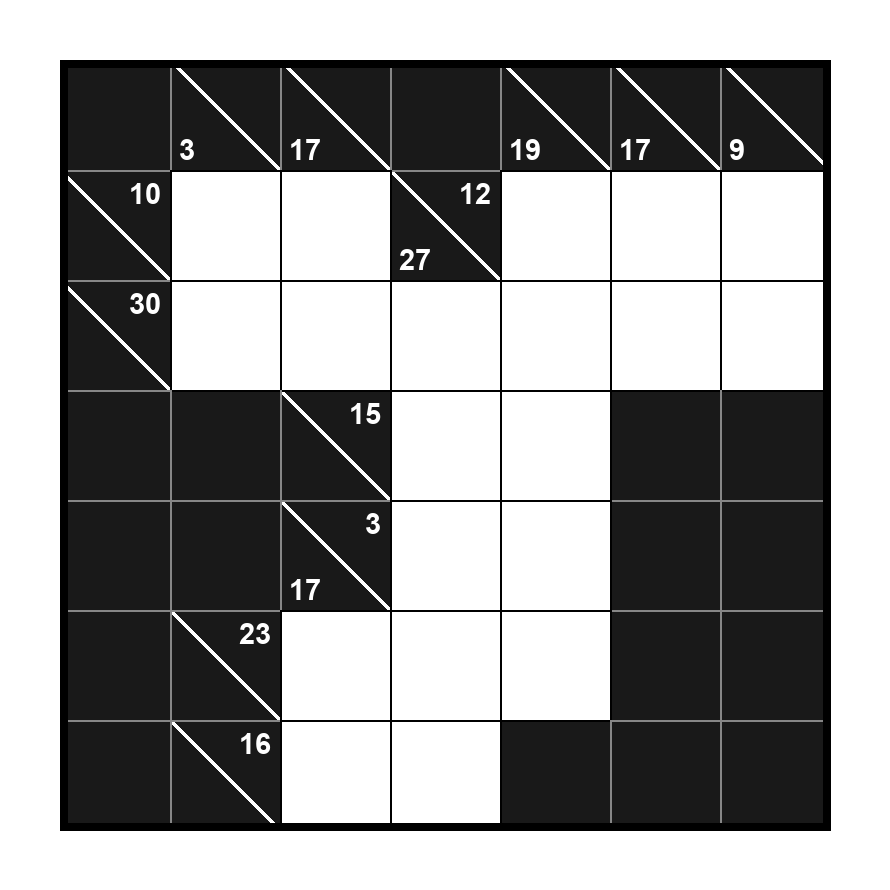
#> input picture data/original/L_kakuro_07x07_clasico_01.png, 890 x 890 px
$ python pipeline.py ../../data/original/L_kakuro_07x07_clasico_01.png --salida ../../data/original/L_kakuro_07x07_clasico_01.png
#> lines starting #> are read from the running program, lines starting #| are printed output that depends on the picture; after the words box and inside, x2 and y2 are one past the last pixel; in counts of white or black regions, pixels touching at a corner belong together
#> in leer_imagen, returned value is the input picture: shape (890, 890, 3); min 0, max 255, mean 151.9
### src/kakuro/tablero.py
"""Tablero: localizar el Kakuro en la imagen y corregir la perspectiva."""

import cv2
import numpy as np

from . import config
from .cuadricula import detectar_cuadricula


def ordenar_puntos(puntos):
    """Ordena las 4 esquinas de un cuadrilátero.

    Recibe 4 puntos (x, y) en cualquier orden y en cualquier forma que se
    pueda llevar a (4, 2). Devuelve un arreglo float32 de (4, 2) en este
    orden: arriba-izquierda, arriba-derecha, abajo-derecha, abajo-izquierda.

    Arriba-izquierda tiene la menor x+y y abajo-derecha la mayor; con y-x,
    arriba-derecha tiene el menor valor y abajo-izquierda el mayor.
    """
    puntos = np.asarray(puntos, np.float32).reshape(4, 2)
    suma = puntos.sum(axis=1)
    resta = np.diff(puntos, axis=1).ravel()
    return puntos[[np.argmin(suma), np.argmin(resta), np.argmax(suma), np.argmax(resta)]]


# -----------------------------------------------------------------------------
# Respaldo: buscar el borde del tablero con líneas de Hough
# -----------------------------------------------------------------------------


# [144 lines left out: functions detectar_segmentos, agrupar_lineas, interseccion, armar_cuadrilateros, candidatos_por_lineas, not called in this run]


# -----------------------------------------------------------------------------
# Corrección de perspectiva
# -----------------------------------------------------------------------------


def probar_cuadrilatero(imagen, q, escala):
    """Rectifica la imagen con un cuadrilátero y comprueba si tiene una grilla.

    Recibe la imagen original (BGR), las 4 esquinas q medidas en la imagen
    reducida y la escala de esa reducción.
    Devuelve una tupla (puntaje, rectificada, n, lx, ly) si
    detectar_cuadricula encuentra una grilla, o None si no.
    """
    destino = np.float32([[0, 0], [config.LADO - 1, 0], [config.LADO - 1, config.LADO - 1], [0, config.LADO - 1]])
    matriz = cv2.getPerspectiveTransform(q / escala, destino)
    rectificada = cv2.warpPerspective(imagen, matriz, (config.LADO, config.LADO))
    try:
        n, lx, ly, puntaje = detectar_cuadricula(rectificada)
    except ValueError:
        return None
    return puntaje, rectificada, n, lx, ly


def rectificar_tablero(imagen):
    """Encuentra el tablero en la imagen y lo lleva a una vista frontal cuadrada.

    1. Reduce la imagen y busca contornos de 4 lados en 3 mapas (Canny,
       Canny con CLAHE y umbral adaptativo).
    2. Prueba los MAX_CUADRILATEROS de mayor área: rectifica cada uno y se
       queda con los que tienen una grilla válida.
    3. Si ninguno sirvió, usa el respaldo con líneas de Hough y, entre los
       candidatos con buen puntaje, elige el de mayor área.
    4. Devuelve el de mayor puntaje (y a igual puntaje, mayor área).

    Recibe la imagen original (BGR).
    Devuelve una tupla (rectificada, n, lx, ly, puntaje):
      - rectificada: imagen BGR de LADO×LADO;
      - n, lx, ly, puntaje: como en cuadricula.detectar_cuadricula.
    Lanza ValueError si no encuentra el tablero completo.
    """
    alto, ancho = imagen.shape[:2]
    escala = min(1, config.ESCALA_MAX / max(alto, ancho))
    pequena = cv2.resize(imagen, None, fx=escala, fy=escala) if escala < 1 else imagen
    gris = cv2.cvtColor(pequena, cv2.COLOR_BGR2GRAY)
    gris = cv2.GaussianBlur(gris, config.KERNEL_DESENFOQUE_TABLERO, 0)
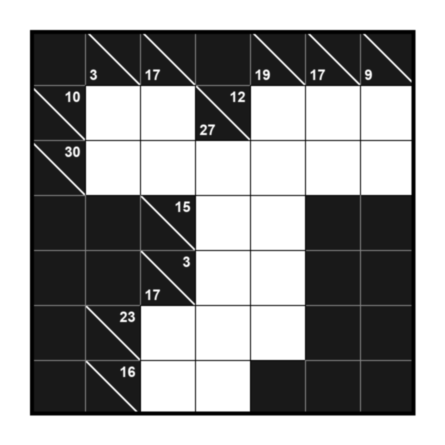
#> gris: shape (890, 890) (shown at 1/2 size); min 0, max 255, mean 151.9
    realzada = cv2.createCLAHE(clipLimit=config.CLAHE_LIMITE, tileGridSize=config.CLAHE_CUADRICULA).apply(gris)
    mapas = [
        cv2.Canny(gris, *config.CANNY_TABLERO_GRIS),
        cv2.Canny(realzada, *config.CANNY_TABLERO_REALZADA),
        cv2.adaptiveThreshold(
            gris, 255, cv2.ADAPTIVE_THRESH_GAUSSIAN_C, cv2.THRESH_BINARY_INV,
            config.BLOQUE_ADAPTATIVO_TABLERO, config.CONSTANTE_ADAPTATIVA_TABLERO,
        ),
    ]
    cuadrilateros = []
    area_imagen = pequena.shape[0] * pequena.shape[1]
    for mapa in mapas:
        mapa = cv2.morphologyEx(mapa, cv2.MORPH_CLOSE, np.ones(config.KERNEL_CIERRE_TABLERO, np.uint8))
        contornos, _ = cv2.findContours(mapa, cv2.RETR_LIST, cv2.CHAIN_APPROX_SIMPLE)
        for contorno in contornos:
            area = cv2.contourArea(contorno)
            if not config.AREA_MIN_TABLERO * area_imagen < area < config.AREA_MAX_TABLERO * area_imagen:
                continue
            perimetro = cv2.arcLength(contorno, True)
            for epsilon in config.EPSILONS_APROXIMACION:
                poligono = cv2.approxPolyDP(contorno, epsilon * perimetro, True)
                if len(poligono) == 4 and cv2.isContourConvex(poligono):
                    q = ordenar_puntos(poligono)
                    lados = np.linalg.norm(q - np.roll(q, 1, axis=0), axis=1)
                    # Demasiado alargado: se prueba con el siguiente epsilon.
                    if min(lados) / max(lados) < config.PROPORCION_LADOS_MIN:
                        continue
                    if not any(
                        np.mean(np.linalg.norm(q - q0, axis=1)) < config.DISTANCIA_CUADRILATERO_REPETIDO
                        for _, q0 in cuadrilateros
                    ):
                        cuadrilateros.append((area, q))
                    break
#> this loop made 3 passes
#> pass 1, in rectificar_tablero, `mapa = cv2.morphologyEx(mapa, cv2.MORPH_CLOSE, np.ones(config.KERNEL_C..`:
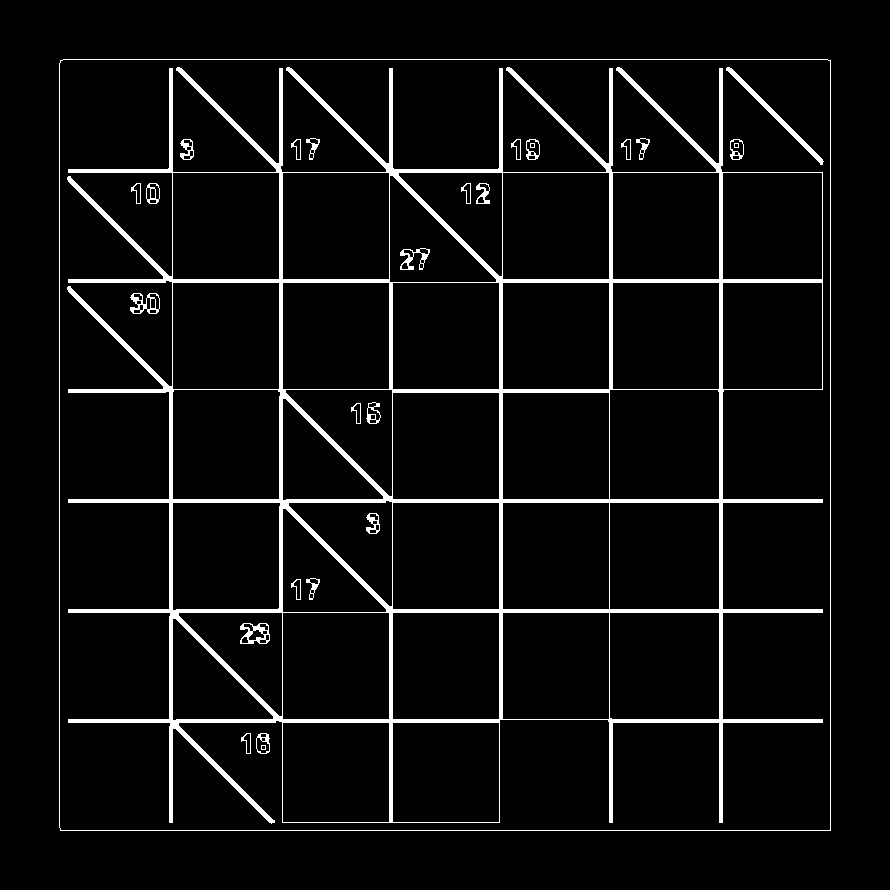
#> mapa: shape (890, 890); 5.4% white; 28 white regions (3 under 20 px), largest, box (x1, y1, x2, y2) and area: (67, 67, 823, 824) 36442, (59, 59, 831, 831) 3080, (726, 67, 824, 165) 669
#> pass 2, in rectificar_tablero, `mapa = cv2.morphologyEx(mapa, cv2.MORPH_CLOSE, np.ones(config.KERNEL_C..`:
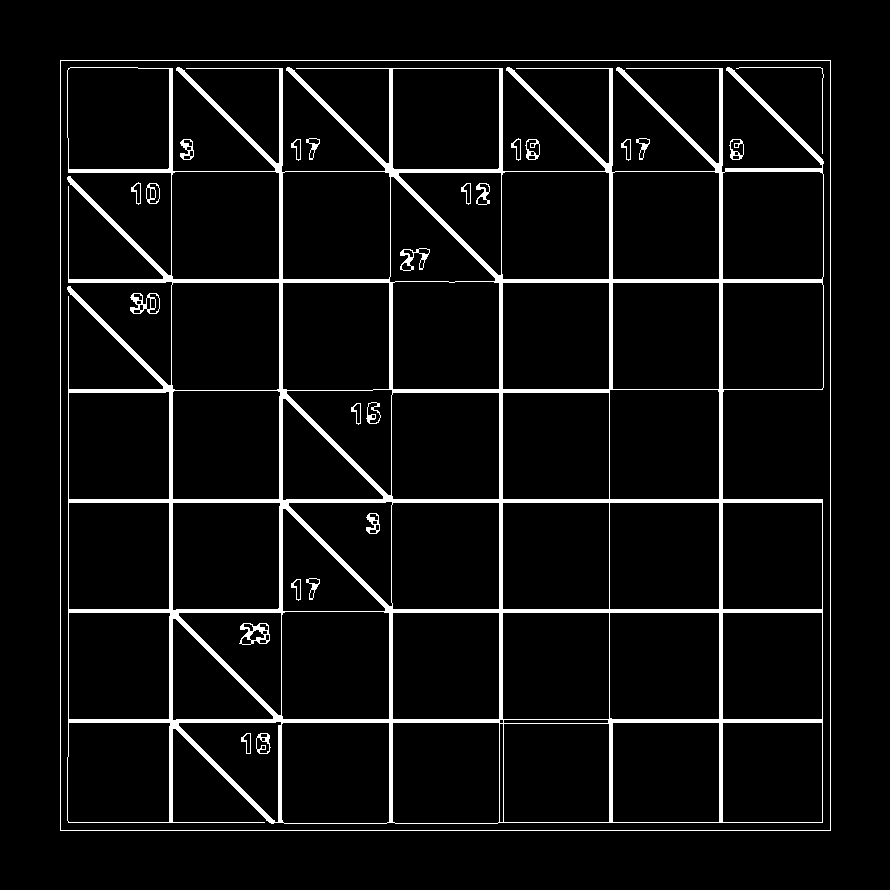
#> mapa: shape (890, 890); 5.8% white; 25 white regions, largest, box (x1, y1, x2, y2) and area: (67, 67, 824, 824) 40106, (60, 60, 831, 831) 3080, (239, 623, 270, 645) 298
#> pass 3, in rectificar_tablero, `mapa = cv2.morphologyEx(mapa, cv2.MORPH_CLOSE, np.ones(config.KERNEL_C..`:
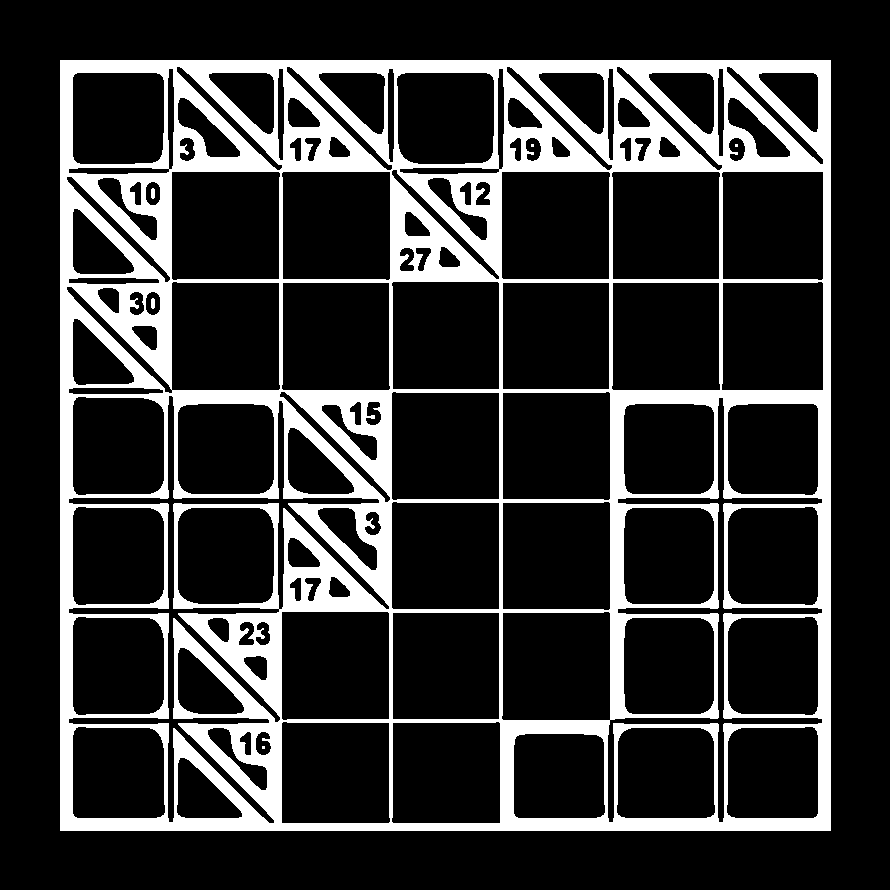
#> mapa: shape (890, 890); 19.7% white; 6 white regions (3 under 20 px), largest, box (x1, y1, x2, y2) and area: (60, 60, 831, 831) 155798, (151, 188, 155, 199) 40, (151, 298, 155, 309) 40
#> after the loop, cuadrilateros = [(356673, [[169, 68], [822, 172], [722, 822], [68, 722]]), (594428, [[61, 60], [830, 61], [829, 830], [60, 829]]), (481557, [[68, 68], [734, 70], [822, 822], [68, 822]])]
    cuadrilateros.sort(key=lambda x: x[0], reverse=True)
    mejores = []
    for area, q in cuadrilateros[:config.MAX_CUADRILATEROS]:
        prueba = probar_cuadrilatero(imagen, q, escala)
        if prueba is not None:
            puntaje, rectificada, n, lx, ly = prueba
            mejores.append((puntaje, area, rectificada, n, lx, ly))
#> this loop made 3 passes
#> (area, q) on pass 1: (594428, [[61, 60], [830, 61], [829, 830], [60, 829]])
#> (the rest of the program and of its run is left out)
